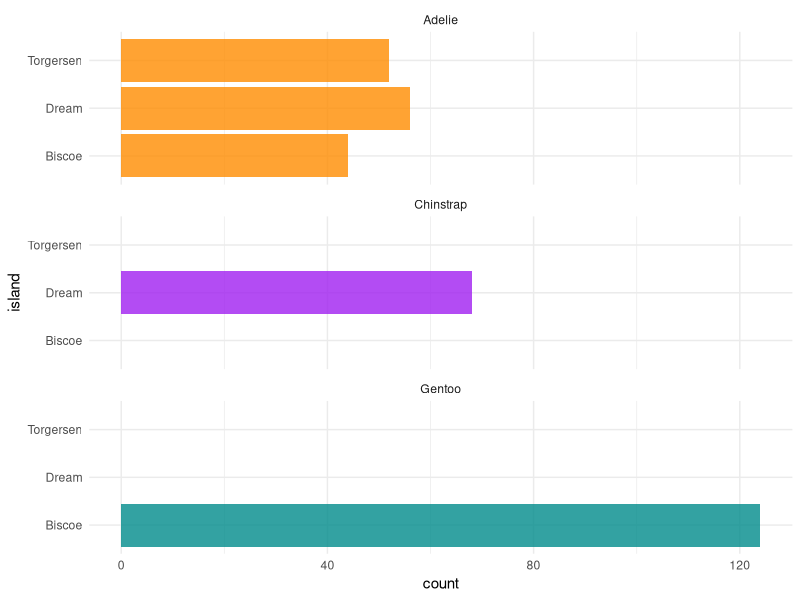
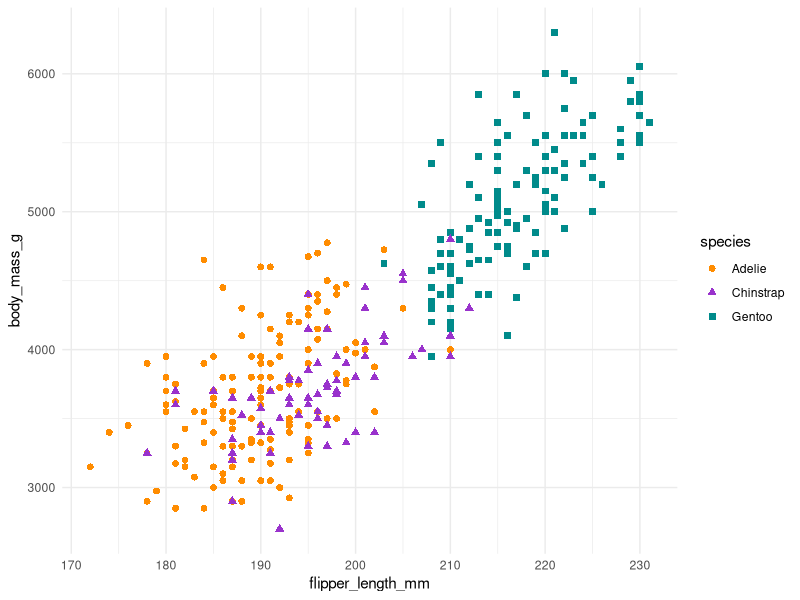
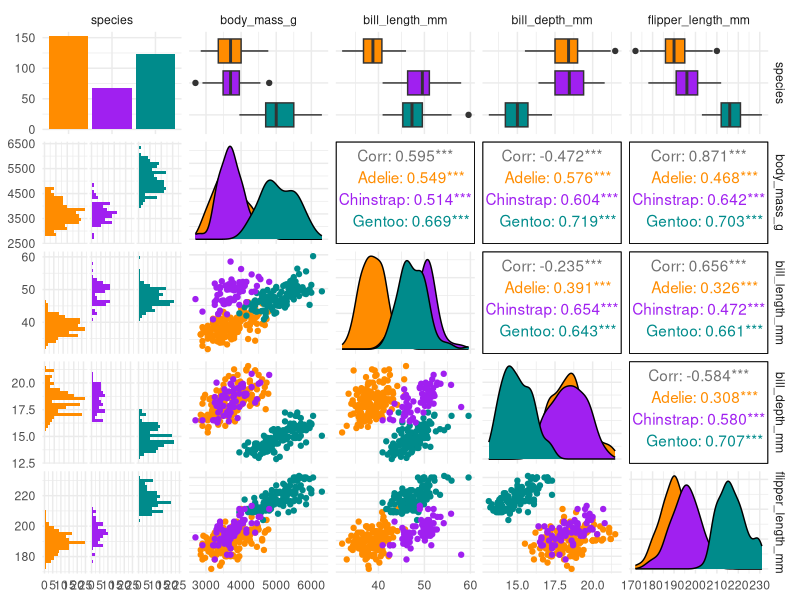

The R source for these figures, in order:

#first small script
library(palmerpenguins)
library(dplyr)
library(ggplot2)
theme_set(theme_minimal())

## Count penguins for each species / island
num_penguins <- ggplot(penguins, aes(x = island, fill = species)) +
  geom_bar(alpha = 0.8) +
  scale_fill_manual(values = c("darkorange","purple","cyan4"), 
                    guide = FALSE) +
  theme_minimal() +
  facet_wrap(~species, ncol = 1) +
  coord_flip()
num_penguins

## Scatterplot: penguin flipper length versus body mass
scatterplot_penguins <- ggplot(data = penguins, aes(x = flipper_length_mm, y = body_mass_g)) +
  geom_point(aes(color = species, 
                 shape = species),
             size = 2) +
  scale_color_manual(values = c("darkorange","darkorchid","cyan4")) 
scatterplot_penguins

## fun plot new version
penguins %>%
  select(species, body_mass_g, ends_with("_mm")) %>% 
  GGally::ggpairs(aes(color = species)) +
  scale_colour_manual(values = c("darkorange","purple","cyan4")) +
  scale_fill_manual(values = c("darkorange","purple","cyan4"))

## is this in the branch??